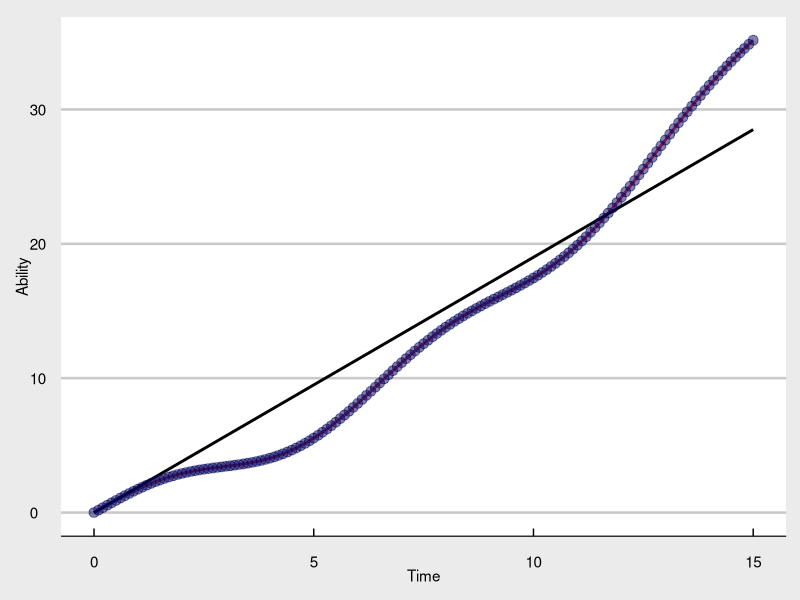

R code for this plot:
## ---- chunk 1
library(tidyverse)
library(gganimate)
library(ggthemes)

theme_set(theme_economist_white())

x <- seq(0,15,by=0.1)
y <- sin(x)+0.8*x+0.1*x^2
df1 <- tibble(x,y)
plot1 <- ggplot(df1,aes(x,y))+
  geom_line(size=1,color='#e63946')+
  geom_line(aes(x,1.9*x),size=1,color='black')+
  geom_point(color='#03045e', alpha=0.5, size=3)+
  labs(x="Time",
       y="Ability")
plot1
## ---- chunk 2
animate1 <- plot1 +
              transition_reveal(x)
animate1
# animate(animate1, height = 800, width =800)
# anim_save("animate1.gif", animate1)
